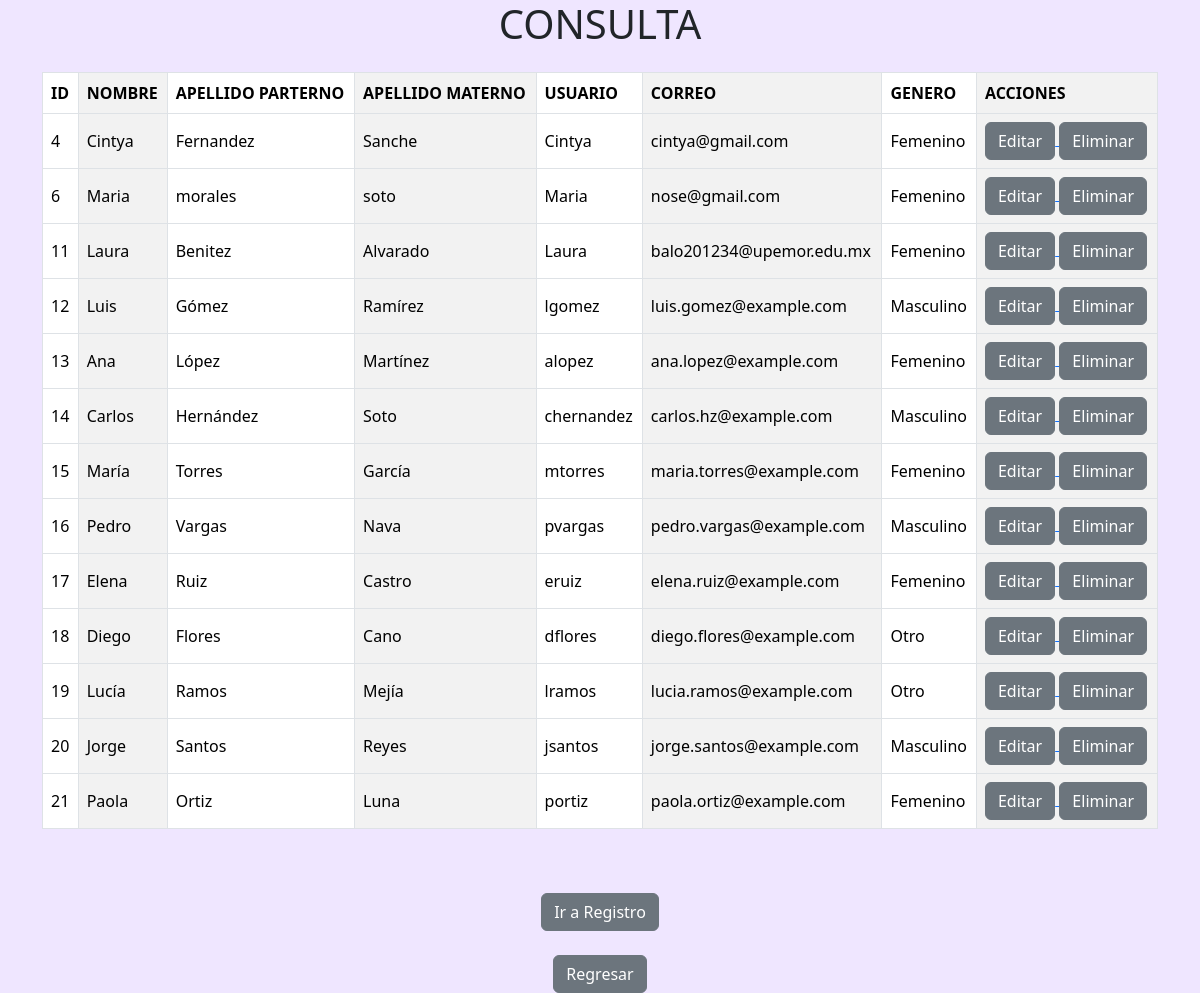
The page /MVC/index.php?action=consult (signed in) on the database its author committed.
### tables this page shows
CREATE TABLE `alumno` (
  `idAlumno` int(11) NOT NULL,
  `nombre` varchar(100) NOT NULL,
  `apellidoP` varchar(100) NOT NULL,
  `apellidoM` varchar(100) NOT NULL,
  `usuario` varchar(100) NOT NULL,
  `correo` varchar(100) NOT NULL,
  `pass` varchar(100) DEFAULT NULL,
  `genero` varchar(255) DEFAULT NULL
);

### MVC/app/controllers/UserController_alum.php (called while the page is built, shortened)
<?php
    include_once "app/models/UserModel_alum.php";
    class UserController{
        private $model;
        public function __construct($connection){
            $this -> model = new UserModel($connection);
        }
        public function consultarUsuarios(){
            $usuarios = $this -> model -> consultarUsuarios();
            include "app/views/consulta_alumno.php";
        }
    }

### MVC/app/models/UserModel_alum.php (called while the page is built, shortened)
<?php
    class UserModel{
        private $connection;
        public function __construct($connection){
            $this -> connection = $connection;
        }
        public function consultarUsuarios(){
            $sql_statement = "SELECT * FROM alumno";
            $result = $this -> connection -> query($sql_statement);
            return $result;
        }
    }

### MVC/app/views/consulta_alumno.php (the view, shortened to what this page needs)
<!DOCTYPE html>
<html lang="en">
<head>
    <link href="https://cdn.jsdelivr.net/npm/bootstrap@5.3.8/dist/css/bootstrap.min.css" rel="stylesheet">
    <link rel="stylesheet" href="/inicio_sesion/MVC/public/css/consult.css?v=<?php echo time();  ?>">
</head>
<body>
    <center><h1>CONSULTA</h1></center>
    <div class="container mt-4">
        <div class="table-responsive">
            <table class="table table-striped-columns table-bordered align-middle">
                <thead>
                    <th>ID</th>
                    <th>NOMBRE</th>
                    <th>APELLIDO PARTERNO</th>
                    <th>APELLIDO MATERNO</th>
                    <th>USUARIO</th>
                    <th>CORREO</th>
                    <th>GENERO</th>
                    <th>ACCIONES</th>
                </thead>
                <tbody>
                    <?php
                        while($row = $usuarios -> fetch_assoc()){
                    ?>
                    <tr>
                        <td><?php echo $row['idAlumno']; ?></td>
                        <td><?php echo $row['nombre']; ?></td>
                        <td><?php echo $row['apellidoP']; ?></td>
                        <td><?php echo $row['apellidoM']; ?></td>
                        <td><?php echo $row['usuario']; ?></td>
                        <td><?php echo $row['correo']; ?></td>
                        <td><?php echo $row['genero']; ?></td>
                        <td>
                            <a href="index.php?action=update&id=<?php echo $row['idAlumno']; ?>">
                                <button type="button" class="btn btn-secondary" data-bs-toggle="button" aria-pressed="true">Editar</button>
                            </a>
                            <a href="index.php?action=delete&id=<?php echo $row['idAlumno']; ?>">
                                <button type="button" onclick="return confirm('¿Desesea eliminar al usuario?')"
                                class="btn btn-secondary" data-bs-toggle="button" aria-pressed="true">Eliminar</button>
                            </a>
                        </td>
                    </tr>
                    <?php
                        }
                    ?>
                </tbody>
            </table>
        </div>
    </div>
    <br><br>
    <center>
        <a href="index.php?action=insert" class="btn btn-secondary">Ir a Registro</a>
    </center><br>
    <center><a href="javascript:history.back()"><button class="btn btn-secondary">Regresar</button></a></center>
</body>
</html>

### MVC/public/css/consult.css (style rules this page uses)
body { background-color: rgba(106, 13, 255, 0.10); min-height: 100vh; margin: 0; padding: 0; }

### rows shown on the page
alumno: idAlumno "4", nombre "Cintya", apellidoP "Fernandez", apellidoM "Sanche", usuario "Cintya", correo "cintya@gmail.com", genero "Femenino"
alumno: idAlumno "6", nombre "Maria", apellidoP "morales", apellidoM "soto", usuario "Maria", correo "nose@gmail.com", genero "Femenino"
alumno: idAlumno "11", nombre "Laura", apellidoP "Benitez", apellidoM "Alvarado", usuario "Laura", correo "balo201234@upemor.edu.mx", genero "Femenino"
alumno: idAlumno "12", nombre "Luis", apellidoP "Gómez", apellidoM "Ramírez", usuario "lgomez", correo "luis.gomez@example.com", genero "Masculino"
alumno: idAlumno "13", nombre "Ana", apellidoP "López", apellidoM "Martínez", usuario "alopez", correo "ana.lopez@example.com", genero "Femenino"
alumno: idAlumno "14", nombre "Carlos", apellidoP "Hernández", apellidoM "Soto", usuario "chernandez", correo "carlos.hz@example.com", genero "Masculino"
alumno: idAlumno "15", nombre "María", apellidoP "Torres", apellidoM "García", usuario "mtorres", correo "maria.torres@example.com", genero "Femenino"
alumno: idAlumno "16", nombre "Pedro", apellidoP "Vargas", apellidoM "Nava", usuario "pvargas", correo "pedro.vargas@example.com", genero "Masculino"
alumno: idAlumno "17", nombre "Elena", apellidoP "Ruiz", apellidoM "Castro", usuario "eruiz", correo "elena.ruiz@example.com", genero "Femenino"
alumno: idAlumno "18", nombre "Diego", apellidoP "Flores", apellidoM "Cano", usuario "dflores", correo "diego.flores@example.com", genero "Otro"
alumno: idAlumno "19", nombre "Lucía", apellidoP "Ramos", apellidoM "Mejía", usuario "lramos", correo "lucia.ramos@example.com", genero "Otro"
alumno: idAlumno "20", nombre "Jorge", apellidoP "Santos", apellidoM "Reyes", usuario "jsantos", correo "jorge.santos@example.com", genero "Masculino"
alumno: idAlumno "21", nombre "Paola", apellidoP "Ortiz", apellidoM "Luna", usuario "portiz", correo "paola.ortiz@example.com", genero "Femenino"
